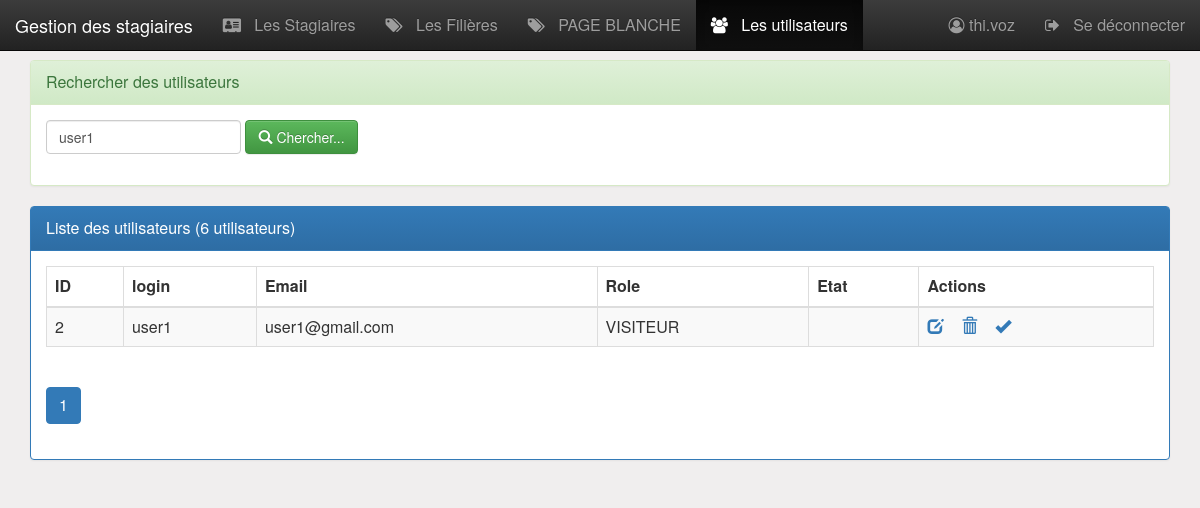
Page /pages/Utilisateurs.php?login=user1 (signed in) on the committed database.
### tables this page shows
CREATE TABLE IF NOT EXISTS `utilisateur` (
  `iduser` int(4) NOT NULL AUTO_INCREMENT,
  `login` varchar(50) NOT NULL,
  `email` varchar(255) NOT NULL,
  `role` varchar(50) NOT NULL DEFAULT 'VISITEUR',
  `etat` int(1) NOT NULL DEFAULT 0,
  `pwd` varchar(255) NOT NULL,
  PRIMARY KEY (`iduser`)
);

### pages/utilisateurs.php (the view, shortened to what this page needs)
<?php
    require_once("connexiondb.php");
    $login="";
    if(isset($_GET['login'])){
        $login = $_GET['login'];
    }
    $size=isset($_GET['size'])?$_GET['size']:6;
    $page=isset($_GET['page'])?$_GET['page']:1;
    $offset=($page-1)*$size;
    $requeteUser="
        SELECT *
        FROM   utilisateur
        WHERE  login like '%$login%' or email like '%$login%'
        ORDER BY iduser
        LIMIT  $size
        OFFSET $offset
    ";
    $req = $pdo->prepare($requeteUser);
    $req->execute();
    $utilisateurs = $req->fetchAll(PDO::FETCH_ASSOC);
    $requeteCount="select count(*) countUser from utilisateur";
    $resultatCount=$pdo->query($requeteCount);
    $tabCount=$resultatCount->fetch();
    $nbrUser=$tabCount['countUser'];
    $reste=$nbrUser % $size;
    if($reste===0)
        $nbrPage=$nbrUser/$size;
    else
        $nbrPage=floor($nbrUser/$size)+1;
?>
<HTML>
    <head>
        <?php include '../include/head.php' ?>
    </head>
    <body>
        <?php include("menu.php"); ?>
        <div class="container py-2 margetop60">
            <div class="panel panel-success">
				<div class="panel-heading">Rechercher des utilisateurs</div>
				<div class="panel-body">
					<form method="get" action="utilisateurs.php" class="form-inline">
						<div class="form-group">
                            <input name="login" placeholder="Login ou Email"
                                   value="<?= $login ?>"
                                   type="text" class="form-control" />
                        </div>
				        <button type="submit" class="btn btn-success">
                            <span class="glyphicon glyphicon-search"></span>
                            Chercher...
                        </button>
					</form>
				</div>
			</div>
            <div class="panel panel-primary">
                <div class="panel-heading">Liste des utilisateurs (<?php echo $nbrUser ?> utilisateurs)</div>
                <div class="panel-body">
                    <?php
                    if(!empty($utilisateurs) && is_array($utilisateurs)){
                    ?>
                    <table class="table table-striped table-bordered">
                        <thead>
                            <tr>
                                <th>ID</th>
                                <th>login</th>
                                <th>Email</th>
                                <th>Role</th>
                                <th>Etat</th>
                                <th>Actions</th>
                            </tr>
                        </thead>
                        <tbody>
                            <?php
                            foreach ($utilisateurs as $item) {
                                ?>
                                <tr class="<?= $item['etat']==1?'success':'secondary'?>">
                                    <td><?= $item['iduser'] ?> </td>
                                    <td><?= $item['login'] ?> </td>
                                    <td><?= $item['email'] ?> </td>
                                    <td><?= $item['role'] ?> </td>
                                    <td><?= $item['etat']==1?'Actif':'' ?> </td>
                                    <td>
                                        <a href="utilisateurEditer.php?iduser=<?= $item['iduser'] ?>" title="Editer">
                                            <span class="glyphicon glyphicon-edit"></span>
                                        </a>
                                        <a onclick="return confirm('Etes vous sur de vouloir supprimer cet utilisateur')"
                                           href="utilisateurSupprimer.php?iduser=<?= $item['iduser'] ?>" title="Supprimer">
                                            <span class="glyphicon glyphicon-trash"></span>
                                        </a>
                                        <a href="utilisateurActiver.php?iduser=<?= $item['iduser'] ?>&etat=<?= $item['etat']  ?>"
                                           title="<?=$item['etat']==1?'Désactiver':'Activer' ?>">
                                            <?php
                                            if($item['etat']==1)
                                                echo '<span class="glyphicon glyphicon-remove"></span>';
                                            else
                                                echo '<span class="glyphicon glyphicon-ok"></span>';
                                            ?>
                                        </a>
                                    </td>
                                </tr>
                                <?php
                            }
                            ?>
                        </tbody>
                    </table>
                    <?php
                    }else{
                        echo "La liste est vide!";
                    }
                    ?>
                    <div>
                        <ul class="pagination">
                            <?php for($i=1;$i<=$nbrPage;$i++){ ?>
                                <li class="<?php if($i==$page) echo 'active' ?>">
                                <a href="utilisateurs.php?page=<?php echo $i;?>&login=<?php echo $login ?>">
                                <?php echo $i; ?>
                                </a>
                                </li>
                            <?php } ?>
                        </ul>
                    </div>
                </div>
            </div>
        </div>
    </body>
</HTML>

### include/css/monstyle.css (style rules this page uses)
.margetop60 { margin-top: 60px; }
body { background-color: rgb(240, 238, 238); font-size: 16px; }

### rows in the picture
utilisateur: iduser "2", login "user1", email "user1@gmail.com", role "VISITEUR", etat 0 (drawn)

### other values in the picture
$_SESSION['user']['login'] "thi.voz"
$nbrUser "6"
